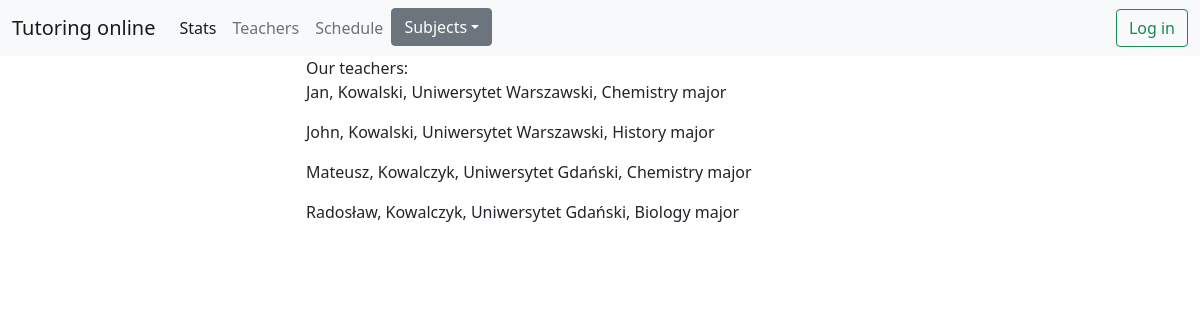
The page /teachers on the database its author committed.
### app/models.py (models this page shows, shortened)
class User(db.Model, UserMixin):
  __tablename__ = "user"
  id = db.Column(db.Integer, primary_key=True)
  email = db.Column(db.String(120), unique=True, nullable=False)
  password = db.Column(db.String(60), nullable=False)

class Teacher(User):
  __tablename__ = "teachers"
  id = db.Column(db.Integer, db.ForeignKey('user.id'), primary_key=True)
  first_name = db.Column(db.String)
  last_name = db.Column(db.String)
  university = db.Column(db.String)
  subjects = db.Column(db.String)
  major = db.Column(db.String)

### app/main/routes.py (the view)
@app.route('/teachers')
def teachers_page():
  teachers = Teacher.query.all()
  return render_template('teachers.html', teachers=teachers)

### app/templates/teachers.html (shortened to what this page needs)
<!DOCTYPE html>
{% extends "layout.html" %}
{% block content %}
<head>
</head>
<body>
Our teachers:
{% for t in teachers %}
<p>{{t.first_name}}, {{t.last_name}}, {{t.university}}, {{t.major}} major</p>
{% endfor %}
</body>
{% endblock content %}

### rows shown on the page
Teacher: first_name "Jan", last_name "Kowalski", university "Uniwersytet Warszawski", major "Chemistry"
Teacher: first_name "John", last_name "Kowalski", university "Uniwersytet Warszawski", major "History"
Teacher: first_name "Mateusz", last_name "Kowalczyk", university "Uniwersytet Gdański", major "Chemistry"
Teacher: first_name "Radosław", last_name "Kowalczyk", university "Uniwersytet Gdański", major "Biology"
